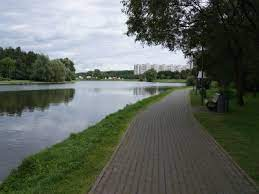
#> input picture canny-edge/download.jpeg, 259 x 194 px
$ python index.py
#> lines starting #> are read from the running program, lines starting #| are printed output that depends on the picture; after the words box and inside, x2 and y2 are one past the last pixel; in counts of white or black regions, pixels touching at a corner belong together
from skimage import io, color, feature

# Read the input image
input_image_path = 'download.jpeg'
output_image_path = 'output.jpg'

# Load the image
input_image = io.imread(input_image_path)
#> input_image is the input picture: shape (194, 259, 3); mean R, G, B 94.9, 101.3, 94.2

# Convert the image to grayscale
gray_image = color.rgb2gray(input_image)
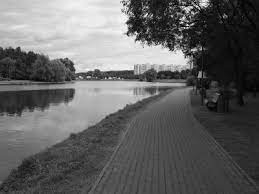
#> gray_image: shape (194, 259) float64; min 0.000565, max 0.999, mean 0.39

# Apply Canny edge detection
edges = feature.canny(gray_image, sigma=2)
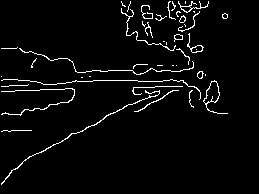
#> edges: shape (194, 259) bool; 3.7% white in thin lines or dots, all inside (x1, y1, x2, y2) = (1, 1, 228, 185)

# Save the output image with edges
io.imsave(output_image_path, (edges * 255).astype('uint8'))

print(f'Canny edge detection completed. Output saved to {output_image_path}')
